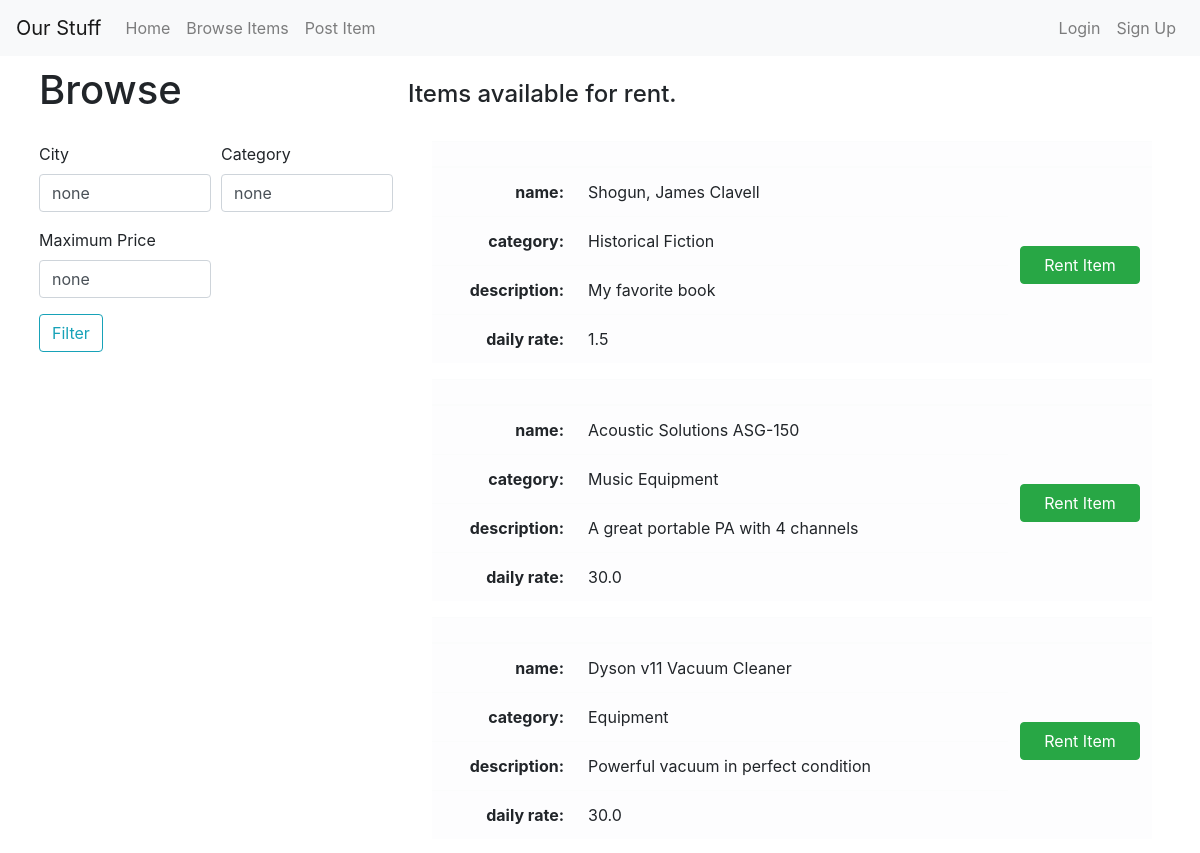
The page /browse/all (upper part) on the database as committed earlier.
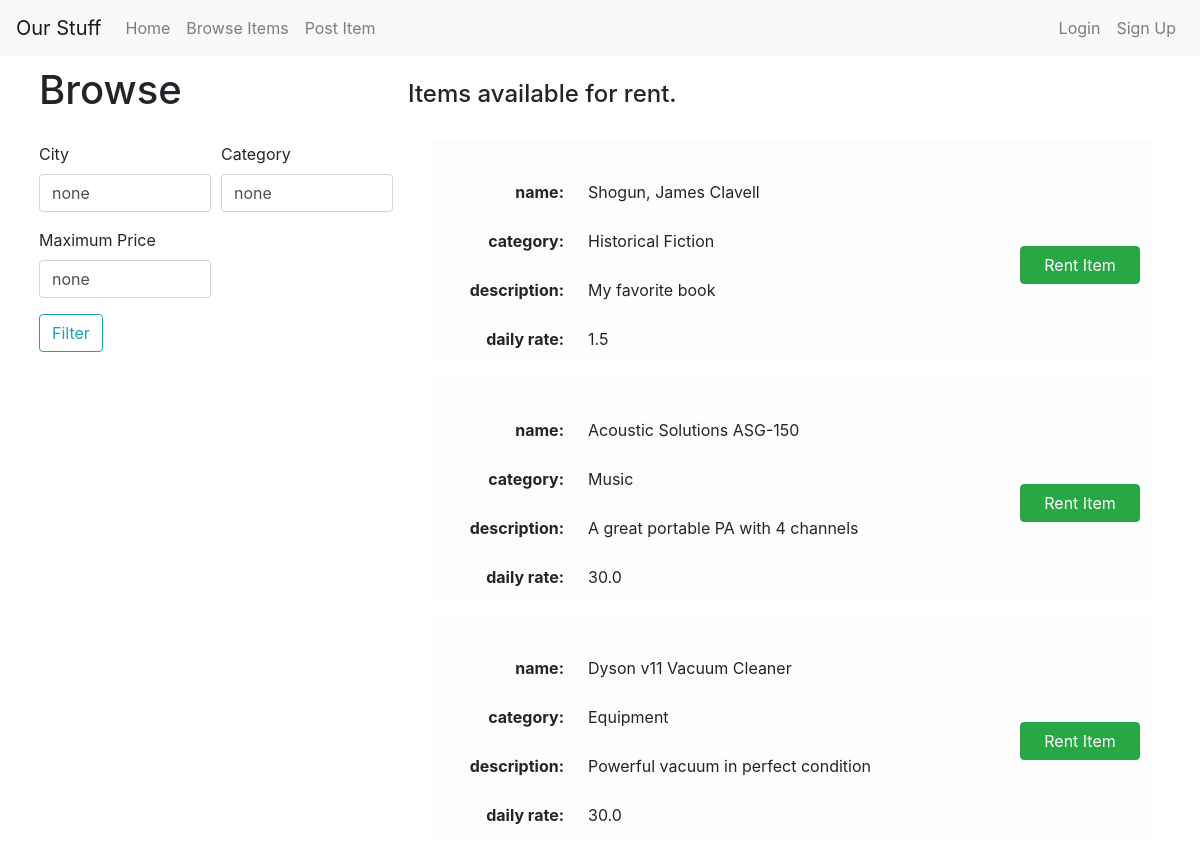
The same page on the database as committed later.
### tables this page shows
CREATE TABLE ITEM
(
    Title			TEXT,
    Category_name	TEXT,
    Owner_email		TEXT,
    Description		TEXT,
    Daily_rate		REAL,
    PRIMARY KEY (Title, Owner_email),
    CONSTRAINT
        USR_FK FOREIGN KEY (Owner_email) REFERENCES USER(Email)
            ON DELETE CASCADE       ON UPDATE CASCADE,
    CONSTRAINT
        CTGRY_FK FOREIGN KEY (Category_name) REFERENCES CATEGORY(Category_name)
            ON DELETE SET NULL      ON UPDATE CASCADE
);

### OurStuff.py (the view)
@app.route('/browse/all', methods=['GET', 'POST'])
def view_all():
    form = FilterForm()
    db = get_db()
    cur = db.cursor()
    if request.method == 'POST' and form.validate_on_submit():
        if (form.category.data != 'none' and form.city.data != 'none' and form.maxPrice.data != 'none'):
            cur.execute("SELECT * FROM ITEM, USER WHERE USER.Email = ITEM.Owner_email AND Category_name=? AND Daily_rate<=? AND USER.City =?", (form.category.data, form.maxPrice.data, form.city.data))
        elif (form.category.data != 'none' and form.city.data != 'none'):
            cur.execute("SELECT * FROM ITEM, USER WHERE Category_name=? AND USER.Email = ITEM.Owner_email AND USER.City =?", (form.category.data, form.city.data))
        elif (form.category.data != 'none' and form.maxPrice.data != 'none'):
            cur.execute("SELECT * FROM ITEM WHERE Category_name=? AND Daily_rate<=?", (form.category.data, form.maxPrice.data))
        elif (form.maxPrice.data != 'none' and form.city.data != 'none'):
            cur.execute("SELECT * FROM ITEM, USER WHERE Daily_rate<=? AND USER.Email = ITEM.Owner_email AND USER.City =?", (form.maxPrice.data, form.city.data))
        elif (form.category.data != 'none'):
            cur.execute("SELECT * FROM ITEM WHERE Category_name=?", (form.category.data,))
        elif (form.city.data != 'none'):
            cur.execute("SELECT * FROM ITEM, USER WHERE USER.Email = ITEM.Owner_email AND USER.City =?", (form.city.data,))
        elif (form.maxPrice.data != 'none'):
            cur.execute("SELECT * FROM ITEM WHERE Daily_rate<=?", (form.maxPrice.data,))
        else:
            cur.execute("SELECT * FROM ITEM")
    else:
        cur.execute("SELECT * FROM ITEM")
    data = cur.fetchall() #an array of all items fetched from DB
    return render_template('browse.html', data=data, form=form) #show the data in the html

### forms.py
class FilterForm(FlaskForm):
    city = StringField('enter city to filter', default='none')
    category = StringField('enter category to filter by', default='none')
    maxPrice = StringField('enter maximum price to filer by', default='none')
    submit = SubmitField('Filter')

### admin.py (called while the page is built)
@bp.before_app_request
def load_logged_in_admin():
    admin = session.get('admin')
    if admin is None:
        g.admin = None
    else:
        g.admin = get_db().execute(
            'SELECT * FROM ADMIN WHERE Admin_ID = ?', (admin,)
        ).fetchone()

### auth.py (called while the page is built)
@bp.before_app_request
def load_logged_in_user():
    user_id = session.get('user_id')
    if user_id is None:
        g.user = None
    else:
        g.user = get_db().execute(
            'SELECT * FROM user WHERE email = ?', (user_id,)
        ).fetchone()

### db.py (called while the page is built)
def get_db():
    if 'db' not in g:
        g.db = sqlite3.connect(db_name)
        g.db.row_factory = sqlite3.Row
    return g.db

### templates/browse.html (shortened to what this page needs)
{% extends "base.html" %}
{% block content %}
<div class="row mx-sm-4">
  <div class="col-sm-4">
    <h1>Browse</h1>
    <form method="POST" action="">
      <div class="form-row">
        <div class="form-group col-md-6">
          <label>City</label>
          {{ form.city(class="form-control form-control-md", placeholder="City") }}
        </div>
        <div class="form-group col-md-6">
          <label>Category</label>
          {{ form.category(class="form-control form-control-md", placeholder="Category") }}
        </div>
        <div class="form-group col-md-6">
          <label>Maximum Price</label>
          {{ form.maxPrice(class="form-control form-control-md", placeholder="Maximum Price") }}
        </div>
      </div>
      <div class="form-group">
      {{ form.submit(class="btn btn-outline-info") }}
      </div>
    </form>
  </div>
  <div class="col-sm-8">
    <div class="row py-sm-4">
      <h4>Items available for rent.</h4>
    </div>
    <div class="row">
      {% for row in data %}
      <table class="table table-light mx-sm-4">
        <thead>
          <tr>
            <th style="width: 20%"></th>
            <th style="width: 60%"></th>
            <th style="width: 20%"></th>
          </tr>
        </thead>
        <tbody>
          <tr scope="row">
            <th class="text-right">name:</th>
            <td>{{row[0]}}</td>
            <td class="align-middle" rowspan="4">
              <a type="submit" class="btn btn-success text-center d-flex justify-content-center" href="/browse/item/rent/{{row[0]}}">Rent Item</a>
            </td>
          </tr>
          <tr scope="row">
            <th class="text-right">category:</th>
            <td>{{row[1]}}</td>
          </tr>
          <tr scope="row">
            <th class="text-right">description:</th>
            <td>{{row[3]}}</td>
          </tr>
          <tr scope="row">
            <th class="text-right">daily rate:</th>
            <td>{{row[4]}}</td>
          </tr>
        </tbody>
      </table>
      {% endfor %}
    </div>
  </div>
</div>
{% endblock content%}

Rows that differ between the two databases and show on the page:
changed ITEM "Acoustic Solutions ASG-150": Category_name "Music Equipment" → "Music"
